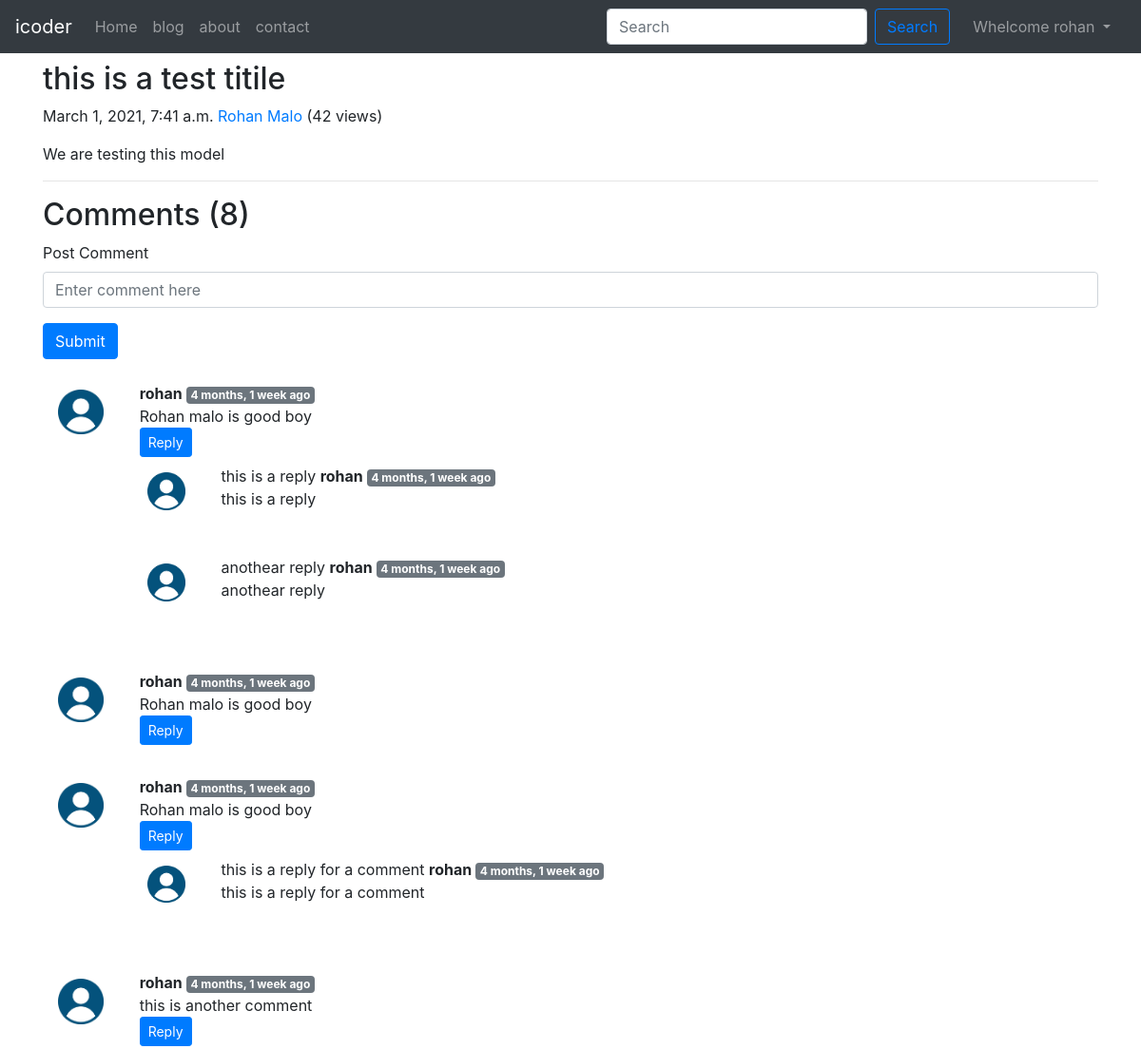
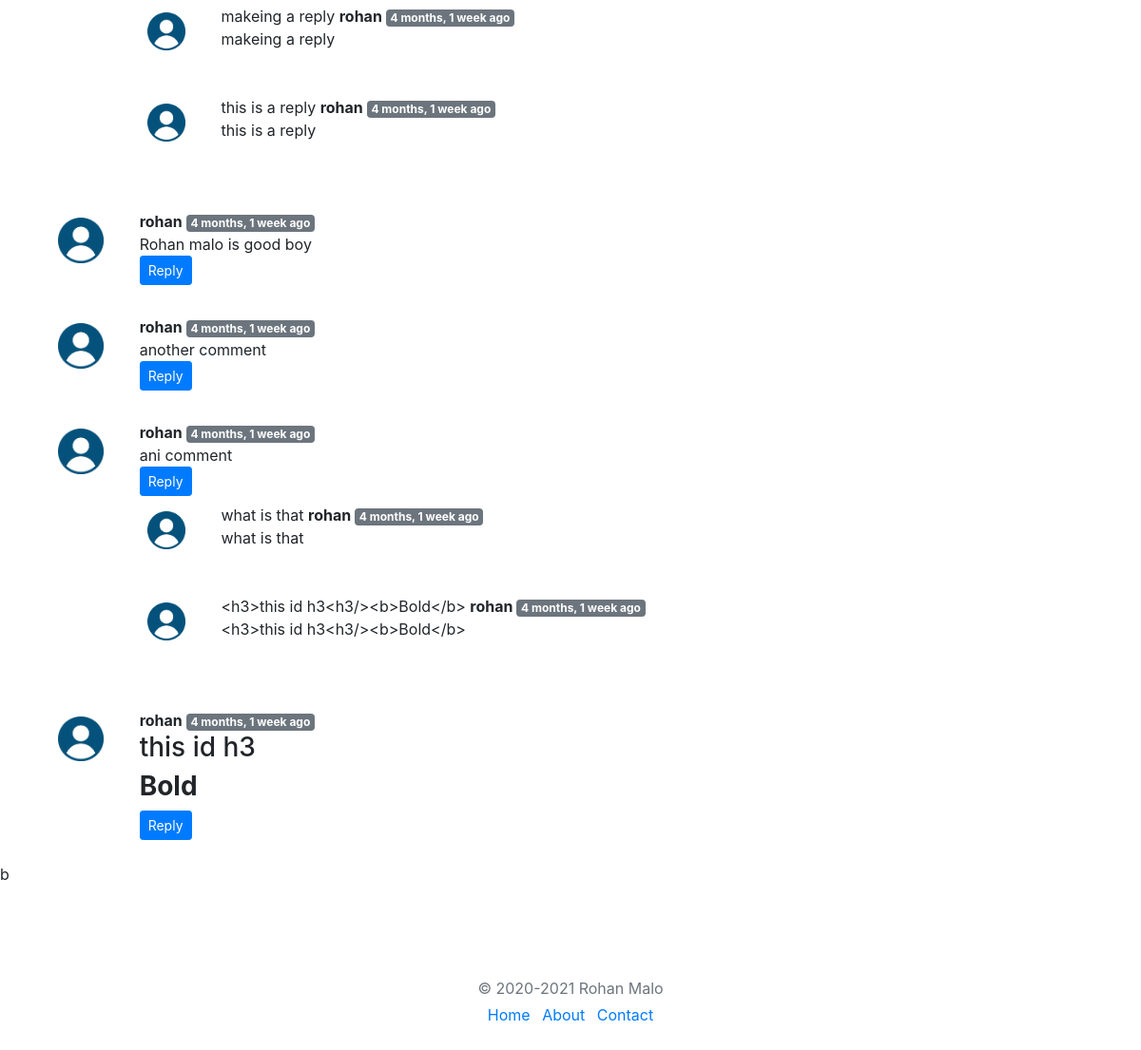
/blog/seagentblogpost/ (signed in), run on the app's committed database (2 pictures, top to bottom).
### blog/models.py (models this page shows, shortened)
class Post(models.Model):
    sno = models.AutoField(primary_key=True)
    title = models.CharField(max_length=225)
    contect = models.TextField()
    auther = models.CharField(max_length=100)
    slug = models.CharField(max_length=150)
    views = models.IntegerField(default=0)
    timeStamp = models.DateTimeField(blank=True)

class BlogComments(models.Model):
    sno = models.AutoField(primary_key=True)
    comment = models.TextField()
    user = models.ForeignKey(User, on_delete=models.CASCADE)
    post = models.ForeignKey(Post, on_delete=models.CASCADE)
    parent = models.ForeignKey('self', on_delete=models.CASCADE, null=True)
    timestamp = models.DateTimeField(default=now)

### blog/views.py (the view)
# urls.py: path('<str:slug>/', views.blogPost, name='blogPost'),
def blogPost(request, slug):
    post = Post.objects.filter(slug=slug).first()
    post.views = post.views + 1
    post.save()
    comments = BlogComments.objects.filter(post=post, parent=None)
    replies = BlogComments.objects.filter(post=post).exclude(parent=None)
    repyDict = {}
    for reply in replies:
        if reply.parent.sno not in repyDict.keys():
            repyDict[reply.parent.sno] = [reply]
        else:
            repyDict[reply.parent.sno].append(reply)
    context = {'post':post, 'comments':comments, 'user': request.user, 'repyDict':repyDict}
    return render(request, 'blog/blogPost.html', context)

### blog/templatetags/extras.py (called while the page is built)
@register.filter(name='get_val')
def get_val(dict, key):
    return dict.get(key)

### templates/blog/blogPost.html (shortened to what this page needs)
{% extends 'base.html' %}
{% load humanize %}
{% load extras %}
{% block body %}
<div class="container">
    <div class="blog-post">
        <h2 class="blog-post-title my-2">{{post.title}}</h2>
        <p class="blog-post-meta">{{post.timeStamp}} <a href="#">{{post.auther}}</a> (<span>{{post.views}} views</span>)</p>
        <p>{{post.contect|safe}}</p>
        <hr>
    </div>
</div>
<div class="container">
    <h2>Comments ({{comments.count}})</h2>
    <div class="my-2">
        {% if user.is_authenticated %}
        <form action="/blog/postComment" method="post">
            <div class="form-group">
                <label for="exampleInputEmail1">Post Comment </label>
                <input type="text" class="form-control" name="comment" placeholder="Enter comment here">
            </div>
            <button type="submit" class="btn btn-primary">Submit</button>
        </form>
        {% else %}
        <p>Place login to post your Comment</p>
        {% endif %}
    </div>
    {% for comment in comments %}
    <div class="row my-3 p-2">
        <div class="col-md-1  ">
            <img class="rounded mx-auto d-block w-100 p-2 " src="/static/img/user.png" alt="user">
        </div>
        <div class="col-md-11 ">
            <b> {{comment.user.username}} </b> <span class="badge badge-secondary">{{comment.timestamp | naturaltime}}</span>
            <div> {{comment.comment|safe}} </div>
            <div class="reply mx-0">
                {% if user.is_authenticated %}
                <button class="btn btn-sm btn-primary" type="button" data-toggle="collapse"
                    data-target="#replyBox{{comment.sno}}" aria-expanded="false"
                    aria-controls="replyBox{{comment.sno}}">
                    Reply
                </button>
                {% else %}
                <button class="btn btn-sm btn-primary" type="button" data-toggle="collapse"
                    data-target="#replyBox{{comment.sno}}" aria-expanded="false"
                    aria-controls="replyBox{{comment.sno}}">
                    Login to reply
                </button>
                {% endif %}
                <div class="replies ">
                    {% for reply in repyDict|get_val:comment.sno %}
                    <div class="row my-2">
                        <div class="col-md-1">
                            <img class="rounded mx-auto d-block w-100 p-2 " src="/static/img/user.png" alt="user">
                        </div>
                        <div class="col-md-11  ">
                            {{reply.comment}}
                            <b> {{reply.user.username}} </b> <span class="badge badge-secondary">{{reply.timestamp | naturaltime}}</span>
                            <div> {{reply.comment}} </div>
                        </div>
                    </div>
                    <br>
                    {% endfor %}
                </div>
            </div>
        </div>
    </div>
    {% endfor %}
</div>
b
{% endblock body %}

### templates/base.html (shortened to what this page needs)
<!doctype html>
<html lang="en">
<head>
    <link rel="stylesheet" href="https://maxcdn.bootstrapcdn.com/bootstrap/4.0.0/css/bootstrap.min.css"
>
</head>
<body>
    <nav class="navbar navbar-expand-lg navbar-dark bg-dark">
        <a class="navbar-brand" href="/">icoder</a>
        <div class="collapse navbar-collapse" id="navbarSupportedContent">
            <ul class="navbar-nav mr-auto">
                <li class="nav-item {% block home %}{% endblock home %}">
                    <a class="nav-link" href="/">Home <span class="sr-only">(current)</span></a>
                </li>
                <li class="nav-item {% block blog %}{% endblock blog %}">
                    <a class="nav-link" href="/blog">blog</a>
                </li>
                <li class="nav-item {% block about %}{% endblock about %}">
                    <a class="nav-link" href="/about">about</a>
                </li>
                <li class="nav-item {% block contact %}{% endblock contact %}">
                    <a class="nav-link" href="/contact">contact</a>
                </li>
            </ul>
            <form method="get" action="search" class="form-inline my-2 my-lg-0 mx-3">
                <input class="form-control mr-sm-2" type="search" placeholder="Search" name="query" id="query"
                    aria-label="Search">
                <button class="btn btn-outline-primary my-2 my-sm-0" type="submit">Search</button>
            </form>
    {% if user.is_authenticated %}
    <ul class="navbar-nav mr-2">
    <li class="nav-item dropdown">
        <a class="nav-link dropdown-toggle" href="#" id="navbarDropdown" role="button" data-toggle="dropdown" aria-haspopup="true" aria-expanded="false">
          Whelcome {{request.user}}
        </a>
      </li>
    </ul>
    {% else %}
    <button type="button" class="btn btn-primary" data-toggle="modal" data-target="#sinUpmodal">signup</button>
        </div>
    <button type="button" class="btn btn-primary mx-2" data-toggle="modal" data-target="#loginmodal">login</button>
        </div>
    {% endif %}
    </nav>
    {% block body %}{% endblock body %}
    <footer class="my-5 pt-5 text-muted text-center text-small">
        <p class="mb-1">© 2020-2021 Rohan Malo </p>
        <ul class="list-inline">
            <li class="list-inline-item"><a href="home">Home</a></li>
            <li class="list-inline-item"><a href="about">About</a></li>
            <li class="list-inline-item"><a href="contact">Contact</a></li>
        </ul>
    </footer>
</body>
</html>

### data on the page
Post: title "this is a test titile", timeStamp "March 1, 2021, 7:41 a.m.", auther "Rohan Malo", views "42", contect "We are testing this model"
BlogComments: user.username "rohan", timestamp "4 months, 1 week ago", comment "Rohan malo is good boy"
BlogComments: comment "this is a reply", user.username "rohan", timestamp "4 months, 1 week ago"
BlogComments: comment "anothear reply", user.username "rohan", timestamp "4 months, 1 week ago"
BlogComments: user.username "rohan", timestamp "4 months, 1 week ago", comment "Rohan malo is good boy"
BlogComments: user.username "rohan", timestamp "4 months, 1 week ago", comment "Rohan malo is good boy"
BlogComments: comment "this is a reply for a comment", user.username "rohan", timestamp "4 months, 1 week ago"
BlogComments: user.username "rohan", timestamp "4 months, 1 week ago", comment "this is another comment"
BlogComments: comment "makeing a reply", user.username "rohan", timestamp "4 months, 1 week ago"
BlogComments: comment "this is a reply", user.username "rohan", timestamp "4 months, 1 week ago"
BlogComments: user.username "rohan", timestamp "4 months, 1 week ago", comment "Rohan malo is good boy"
BlogComments: user.username "rohan", timestamp "4 months, 1 week ago", comment "another comment"
BlogComments: user.username "rohan", timestamp "4 months, 1 week ago", comment "ani comment"
BlogComments: comment "what is that", user.username "rohan", timestamp "4 months, 1 week ago"
BlogComments: comment "<h3>this id h3<h3/><b>Bold</b>", user.username "rohan", timestamp "4 months, 1 week ago"
BlogComments: user.username "rohan", timestamp "4 months, 1 week ago", comment "this id h3 Bold"

### other printed values
{{ request.user }} "rohan"
{{ comments.count }} "8"
